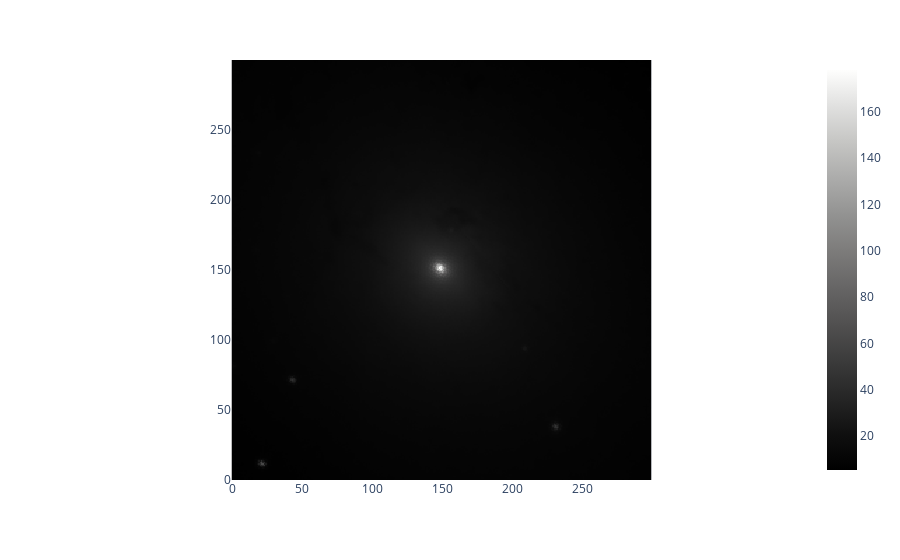

Notebook cell for this chart:
### Code cell
import plotly.express as px
import numpy as np

# Create the plot with flipped data
fig = px.imshow(M31_Pixels, color_continuous_scale='gray', origin='lower')

fig.show()

### Figure 1 — Plotly figure (JSON) as saved in the notebook; plotly's stock layout.template omitted (floating-point values rounded to 4 significant figures; data arrays with more than 128 entries replaced by an {"elided": "..."} marker saying what was removed)
{"data": [{"coloraxis": "coloraxis", "hovertemplate": "x: %{x}<br>y: %{y}<br>color: %{z}<extra></extra>", "name": "0", "type": "heatmap", "xaxis": "x", "yaxis": "y", "z": {"elided": "300x300 float values"}}], "layout": {"coloraxis": {"colorscale": [[0, "rgb(0, 0, 0)"], [0.09091, "rgb(16, 16, 16)"], [0.1818, "rgb(38, 38, 38)"], [0.2727, "rgb(59, 59, 59)"], [0.3636, "rgb(81, 80, 80)"], [0.4545, "rgb(102, 101, 101)"], [0.5455, "rgb(124, 123, 122)"], [0.6364, "rgb(146, 146, 145)"], [0.7273, "rgb(171, 171, 170)"], [0.8182, "rgb(197, 197, 195)"], [0.9091, "rgb(224, 224, 223)"], [1, "rgb(254, 254, 253)"]]}, "margin": {"t": 60}, "xaxis": {"anchor": "y", "constrain": "domain", "domain": [0, 1], "scaleanchor": "y"}, "yaxis": {"anchor": "x", "autorange": true, "constrain": "domain", "domain": [0, 1]}}}
